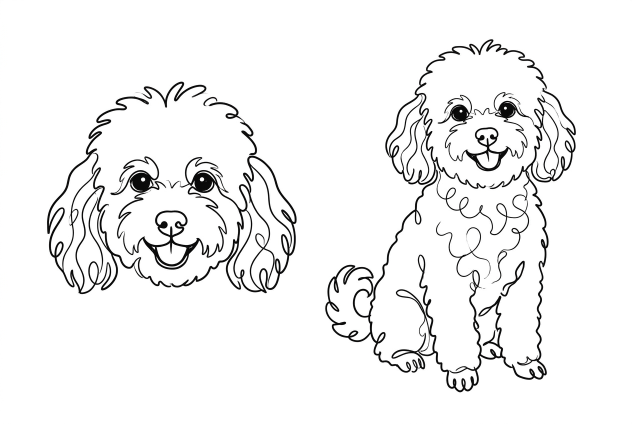
#> input picture refs/linda/canonical_line_classic.jpg, 1264 x 848 px (shown at 1/2 size)
$ python -i analyze_tech.py   (imports and definitions only)
#> lines starting #> are read from the running program, lines starting #| are printed output that depends on the picture; after the words box and inside, x2 and y2 are one past the last pixel; in counts of white or black regions, pixels touching at a corner belong together
"""Layer A: objective technical checks for POD art. Usage: python analyze_tech.py <dir> -> <dir>/tech.json"""
import json, sys, glob, os
import numpy as np
from PIL import Image
from scipy import ndimage

GARMENTS = {"white": (245, 245, 245), "black": (20, 20, 22), "heather_gray": (150, 150, 152),
            "navy": (30, 40, 70), "sand": (215, 195, 160)}
NEEDS = {"full_front": (4500, 5400), "left_chest_4in": (1200, 1200), "cap_front": (1200, 720)}

def lab(rgb):
    c = rgb / 255.0
    c = np.where(c > 0.04045, ((c + 0.055) / 1.055) ** 2.4, c / 12.92)
    M = np.array([[0.4124, 0.3576, 0.1805], [0.2126, 0.7152, 0.0722], [0.0193, 0.1192, 0.9505]])
    xyz = c @ M.T / np.array([0.9505, 1.0, 1.089])
    f = np.where(xyz > 0.008856, np.cbrt(xyz), 7.787 * xyz + 16 / 116)
    return np.stack([116 * f[..., 1] - 16, 500 * (f[..., 0] - f[..., 1]), 200 * (f[..., 1] - f[..., 2])], -1)

def analyze(path):
#> called with path = '../refs/linda/canonical_line_classic.jpg'
    im = Image.open(path).convert("RGBA"); W, H = im.size
#> after `W, H = im.size`: W = 1264; H = 848
    a = np.asarray(im).astype(float); rgb = a[..., :3]
    has_alpha = (a[..., 3] < 250).any()
#> has_alpha = False
    # background = border-connected pixels close to the dominant border color
    border = np.concatenate([rgb[0], rgb[-1], rgb[:, 0], rgb[:, -1]])
    bgc = np.median(border, 0)
#> bgc = [255, 255, 255]
    dist = np.linalg.norm(rgb - bgc, axis=-1)
    near = dist < 18
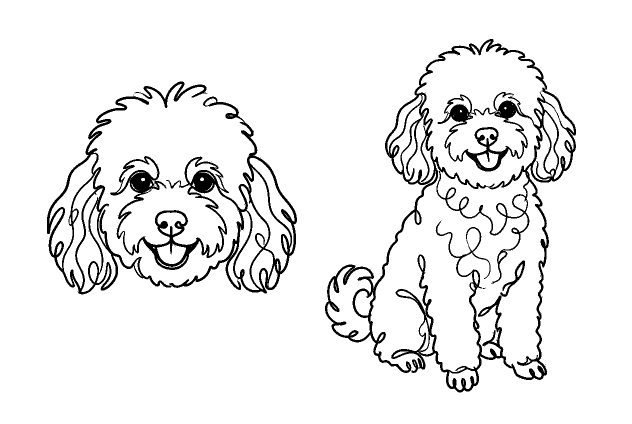
#> near: shape (848, 1264) bool (shown at 1/2 size); 92.9% white; 40 black regions (37 under 20 px), largest, box (x1, y1, x2, y2) and area: (650, 78, 1152, 785) 41620, (94, 192, 594, 589) 33002, (269, 163, 415, 216) 1484
    lbl, _ = ndimage.label(near)
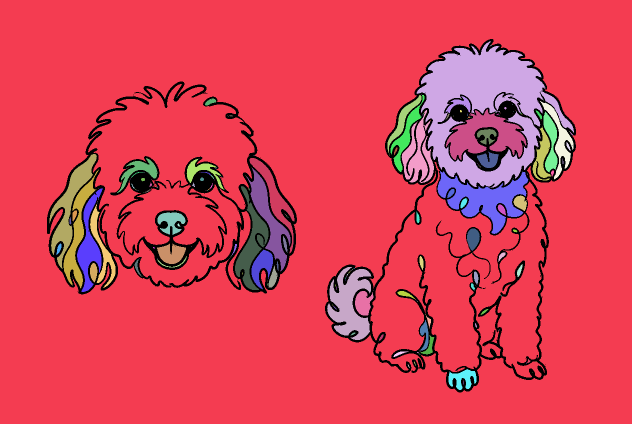
#> lbl: shape (848, 1264) int32 (shown at 1/2 size); 323 distinct labels, from 0 to 322; one colour per label, 0 black
    edge_labels = set(np.unique(np.concatenate([lbl[0], lbl[-1], lbl[:, 0], lbl[:, -1]]))) - {0}
#> edge_labels = 1 item
    bg = np.isin(lbl, list(edge_labels))
#> bg: shape (848, 1264) bool; 81.4% white; 27 black regions (24 under 20 px), largest, box (x1, y1, x2, y2) and area: (650, 78, 1152, 785) 126563, (94, 192, 594, 589) 71285, (269, 163, 415, 216) 1487
    subj = ~bg
    subj = ndimage.binary_opening(subj, iterations=2)
#> subj: shape (848, 1264) bool; 18.3% white; 38 white regions (2 under 20 px), largest, box (x1, y1, x2, y2) and area: (770, 78, 1152, 471) 93607, (341, 244, 594, 587) 29131, (94, 192, 298, 589) 26679
    filled_all = ndimage.binary_fill_holes(subj)
    comp, n = ndimage.label(filled_all)
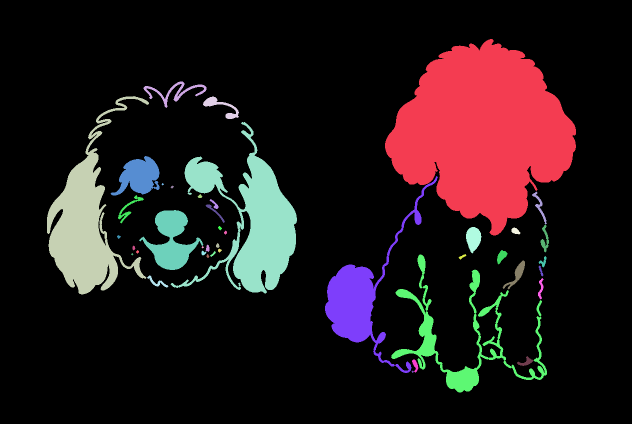
#> comp: shape (848, 1264) int32 (shown at 1/2 size); 43 distinct labels, from 0 to 42; one colour per label, 0 black
#> n = 42
    if n == 0:
        return {"file": os.path.basename(path), "error": "no subject found"}
    sizes = ndimage.sum(filled_all, comp, range(1, n + 1))
#> sizes = 42 values, max 93607 at index 0, min 13 at index 7, mean 4661.8
    main = int(np.argmax(sizes)) + 1
#> main = 1
    filled = comp == main
#> filled: shape (848, 1264) bool; 8.7% white; 1 white region, box (x1, y1, x2, y2) and area: (770, 78, 1152, 471) 93607
    # stray marks: other components >= 20 px not overlapping main subject
    stray = [int(z) for z in sizes if z >= 20][1:] if n > 1 else []
#> stray = 37 values, max 29131 at index 3, min 23 at index 6, mean 2760.4
    stray_px = int(sum(z for i, z in enumerate(sizes) if i + 1 != main and z >= 20))
#> stray_px = 102135
    if filled.sum() < 100:
        return {"file": os.path.basename(path), "error": "no subject found"}
    ys, xs = np.where(filled)
    bbox = (xs.min(), ys.min(), xs.max(), ys.max())
#> bbox = (770, 78, 1151, 470)
    touches = bool(xs.min() <= 2 or ys.min() <= 2 or xs.max() >= W - 3 or ys.max() >= H - 3)
#> touches = False
    # T2/T3: boundary analysis
    boundary = filled & ~ndimage.binary_erosion(filled, iterations=2)
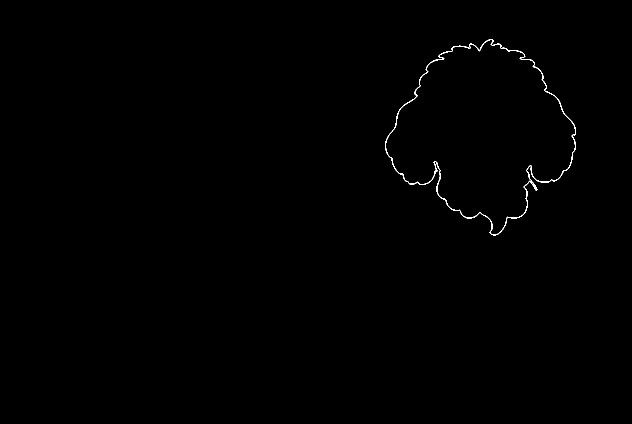
#> boundary: shape (848, 1264) bool (shown at 1/2 size); 0.26% white in thin lines or dots, all inside (x1, y1, x2, y2) = (770, 78, 1152, 471)
    bdist = dist[boundary]
#> bdist = 2814 values, max 441.7 at index 100, min 0 at index 113, mean 300.4
    soft = float(((bdist >= 18) & (bdist < 70)).mean())          # mid-tone halo risk
#> soft = 0.106
    lowcontrast_edge = float((bdist < 40).mean())                 # edge barely differs from bg
#> lowcontrast_edge = 0.0466
    # interior holes that are background-colored (white fur gaps that would print as holes)
    inner_bgcolored = float((near & filled & ~bg).sum() / filled.sum())
#> inner_bgcolored = 0.769
    S = rgb[filled]; L = lab(S.reshape(-1, 1, 3)).reshape(-1, 3)
    # T4 gradient load: low but nonzero local gradient
    g = np.zeros((H, W))
    for ch in range(3):
        gx = ndimage.sobel(rgb[..., ch], 1); gy = ndimage.sobel(rgb[..., ch], 0)
        g = np.maximum(g, np.hypot(gx, gy))
#> this loop made 3 passes
#> pass 1, in analyze, `g = np.maximum(g, np.hypot(gx, gy))`:
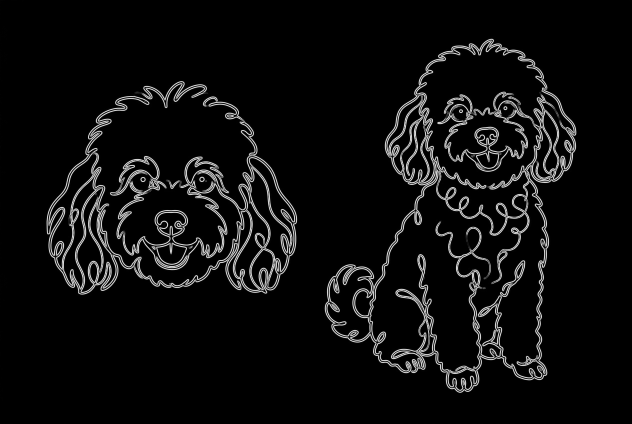
#> g: shape (848, 1264) float64 (shown at 1/2 size); min 0, max 1088.5, mean 58.9; drawn with min black and max white
    gs = g[filled]
    gradient_share = float(((gs > 6) & (gs < 40)).mean())
#> gradient_share = 0.137
    # T5 palette size covering 95%
    q = (S // 24).astype(int); keys = q[:, 0] * 10000 + q[:, 1] * 100 + q[:, 2]
    _, counts = np.unique(keys, return_counts=True)
#> counts = 66 values, max 72511 at index 65, min 1 at index 10, mean 1418.3
    c = np.sort(counts)[::-1].cumsum() / counts.sum()
#> c = 66 values from 0.775 to 1
    palette95 = int(np.searchsorted(c, 0.95) + 1)
#> palette95 = 7
    # embroidery-ish: merge into perceptual clusters via coarse Lab bins
    lq = np.round(L / [12, 18, 18]).astype(int); lk = lq[:, 0] * 1e6 + lq[:, 1] * 1e3 + lq[:, 2]
    _, lc = np.unique(lk, return_counts=True); lcs = np.sort(lc)[::-1].cumsum() / lc.sum()
#> after `_, lc = np.unique(lk, return_counts=True)`: lc = [10077, 1845, 1367, 1208, 1220, 1231, 1378, 1811, 73470]
#> after `lcs = np.sort(lc)[::-1].cumsum() / lc.sum()`: lcs = [0.785, 0.893, 0.912, 0.932, 0.946, 0.961, 0.974, 0.987, 1]
    thread_colors_est = int(np.searchsorted(lcs, 0.90) + 1)
#> thread_colors_est = 3
    # T6 detail survival at small sizes
    crop = im.crop(bbox).convert("L"); cw, ch_ = crop.size
#> after `cw, ch_ = crop.size`: cw = 381; ch_ = 392
    def survival(target_px):
#> called with target_px = 400
        s = target_px / max(cw, ch_)
#> s = 1.02
        small = crop.resize((max(1, int(cw * s)), max(1, int(ch_ * s))), Image.LANCZOS).resize((cw, ch_), Image.LANCZOS)
        o = np.asarray(crop, float); r = np.asarray(small, float)
        eo = np.hypot(ndimage.sobel(o, 0), ndimage.sobel(o, 1)); er = np.hypot(ndimage.sobel(r, 0), ndimage.sobel(r, 1))
#> after `eo = np.hypot(ndimage.sobel(o, 0), ndimage.sobel(o, 1))`:
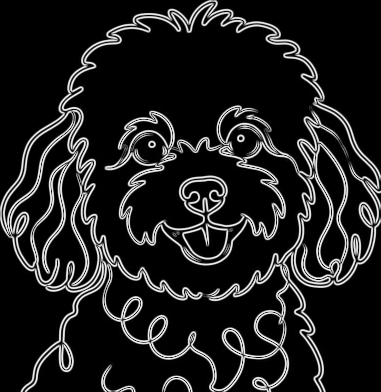
#> eo: shape (392, 381) float64; min 0, max 1086.5, mean 136.3; drawn with min black and max white
        return float(np.minimum(eo, er).sum() / max(eo.sum(), 1))
    chest_survival = survival(4 * 100)   # 4in viewed on screen ~100ppi
#> chest_survival = 0.969
    thumb_survival = survival(150)       # marketplace grid thumbnail
#> call 2 of survival, with target_px = 150
#> in survival (call 2), `er = np.hypot(ndimage.sobel(r, 0), ndimage.sobel(r, 1))`:
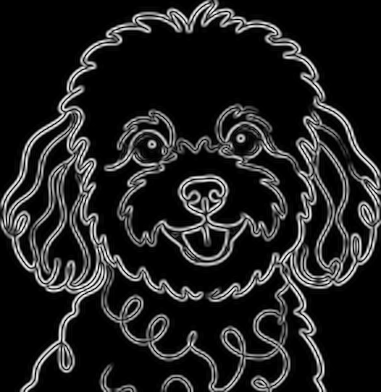
#> er: shape (392, 381) float64; min 0, max 826, mean 111.8; drawn with min black and max white
#> thumb_survival = 0.627
    # T7/T8 garment contrast: share of subject pixels with deltaE < 15 vs garment
    near_white = float((L[:, 0] > 88).mean())
#> near_white = 0.789
    garments = {}
    for name, col in GARMENTS.items():
        gl = lab(np.array(col, float).reshape(1, 1, 3)).reshape(3)
        de = np.linalg.norm(L - gl, axis=1)
        lost = float((de < 15).mean())
        bd = np.linalg.norm(lab(rgb[boundary].reshape(-1, 1, 3)).reshape(-1, 3) - gl, axis=1)
        sil = float((bd > 25).mean())   # silhouette edge visibility against garment
        garments[name] = {"pixels_lost": round(lost, 3), "edge_visible": round(sil, 3),
                          "usable": bool(lost < 0.12 and sil > 0.6)}
#> this loop made 5 passes
#> (lost, sil) on passes 1 to 5: (0.799, 0.796), (0.132, 0.431), (0.0345, 0.695), (0, 0.768), (0, 0.785)
#> after the loop, garments = 5 items
    # T9 composition
    fill = float(filled.sum() / ((bbox[2] - bbox[0] + 1) * (bbox[3] - bbox[1] + 1)))
#> fill = 0.624
    cx = (bbox[0] + bbox[2]) / 2 / W; cy = (bbox[1] + bbox[3]) / 2 / H
#> after `cx = (bbox[0] + bbox[2]) / 2 / W`: cx = 0.76
#> after `cy = (bbox[1] + bbox[3]) / 2 / H`: cy = 0.323
    sub = np.asarray(im.crop(bbox).convert("L"), float)
    asym = float(np.abs(sub - sub[:, ::-1]).mean() / 255)
#> asym = 0.171
    up = {k: round(max(v[0] / (bbox[2] - bbox[0] + 1), v[1] / (bbox[3] - bbox[1] + 1)), 2) for k, v in NEEDS.items()}
#> up = {'full_front': 13.74, 'left_chest_4in': 3.14, 'cap_front': 3.14}
    gates = []
    if up["full_front"] > 4: gates.append("T1 upscale >4x for full front")
    if lowcontrast_edge > 0.20: gates.append("T2 background hard to separate (edge ~ background color)")
    if soft > 0.25: gates.append("T3 soft/semi-transparent edge risk -> underbase halo")
    if gradient_share > 0.40: gates.append("T4 heavy gradients -> needs halftone for dark DTG")
    if thread_colors_est > 6: gates.append("T5 >6 colors -> cap needs separate simplified art")
    if stray_px > 0: gates.append(f"T11 stray marks/specks outside the art ({stray_px}px) -> must be cleaned")
    if chest_survival < 0.6 or thumb_survival < 0.33: gates.append("T6 detail lost at chest/thumbnail size")
    usable = [k for k, v in garments.items() if v["usable"]]
#> usable = ['heather_gray', 'navy', 'sand']
    if len(usable) < 2: gates.append("T7 usable on fewer than 2 garment colors")
    if asym > 0.25: gates.append("T9 asymmetry high")
    if touches: gates.append("T10 art touches canvas edge (cropped)")
    if has_alpha is False: gates.append("T2 no transparency (background must be removed)")
    return {"file": os.path.basename(path), "size": [W, H],
            "subject_bbox_px": [int(bbox[2] - bbox[0] + 1), int(bbox[3] - bbox[1] + 1)],
            "upscale_needed": up, "bg_low_contrast_edge": round(lowcontrast_edge, 3),
            "soft_edge_share": round(soft, 3), "interior_bg_colored": round(inner_bgcolored, 3),
            "gradient_share": round(gradient_share, 3), "palette95": palette95,
            "thread_colors_est": thread_colors_est, "chest_detail_survival": round(chest_survival, 3),
            "thumb_detail_survival": round(thumb_survival, 3), "near_white_share": round(near_white, 3),
            "garments": garments, "usable_garments": usable, "fill_ratio": round(fill, 3),
            "center": [round(cx, 3), round(cy, 3)], "asymmetry": round(asym, 3),
            "touches_edge": touches, "stray_marks_px": stray_px, "tech_flags": gates}

# [5 lines not run here, left out]

>>> result = analyze('../refs/linda/canonical_line_classic.jpg')
#> result = 21 items
